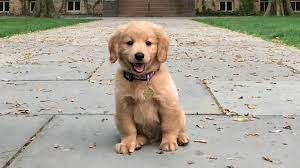
#> input picture img/dog.jpg, 300 x 168 px, found by its file name
$ python 4.py
#> lines starting #> are read from the running program, lines starting #| are printed output that depends on the picture
import cv2
import numpy as np
import matplotlib.pyplot as plt

# Đọc ảnh
image_path = 'img/dog.jpg'  # Thay 'lena.jpg' bằng đường dẫn ảnh của bạn
image = cv2.imread(image_path)
#> image is the input picture: shape (168, 300, 3); mean B, G, R 149.1, 162.4, 168.2
if image is None:
    raise FileNotFoundError(f"Không thể đọc ảnh tại đường dẫn: {image_path}. Kiểm tra đường dẫn hoặc tệp!")

# Lấy kích thước ảnh
h, w = image.shape[:2]
#> h = 168; w = 300

# Xác định hệ số cắt (shear factor)
s = 0.5  # Hệ số cắt dọc theo trục x

# Tạo ma trận cắt 2x3 cho cv2.warpAffine
shear_matrix = np.float32([[1, s, 0],
                           [0, 1, 0]])

# Tính kích thước mới sau khi cắt
new_w = w + int(h * s)  # Chiều rộng mới = chiều rộng gốc + chiều cao * hệ số cắt
#> new_w = 384

# Thực hiện biến đổi cắt với warpAffine
sheared_image = cv2.warpAffine(image, shear_matrix, (new_w, h),
                               borderMode=cv2.BORDER_CONSTANT, borderValue=(0, 0, 0))
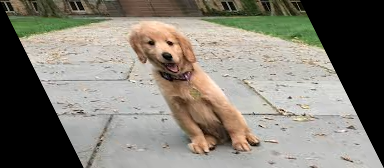
#> sheared_image: shape (168, 384, 3); mean B, G, R 116.6, 127, 131.5

# Hiển thị ảnh gốc và ảnh đã cắt
fig, axes = plt.subplots(1, 2, figsize=(12, 6))

# Ảnh gốc
axes[0].imshow(cv2.cvtColor(image, cv2.COLOR_BGR2RGB))
axes[0].set_title('Original Image')
axes[0].axis('off')

# Ảnh đã cắt
axes[1].imshow(cv2.cvtColor(sheared_image, cv2.COLOR_BGR2RGB))
axes[1].set_title('Sheared Image (Shear Factor 0.5 along x-axis)')
axes[1].axis('off')

plt.tight_layout()
plt.show()
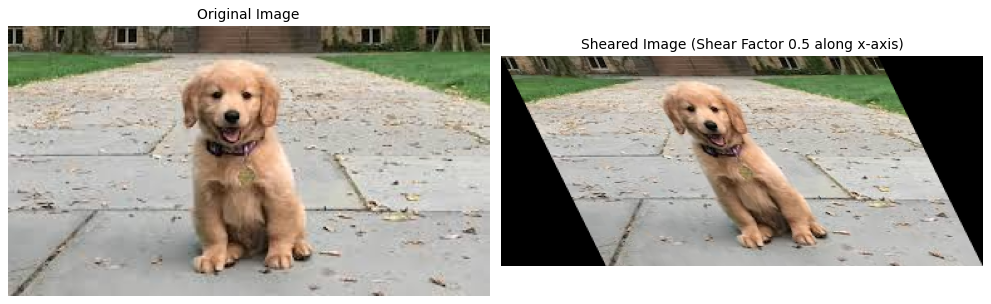
#> figure drawn by matplotlib, 2 panels
